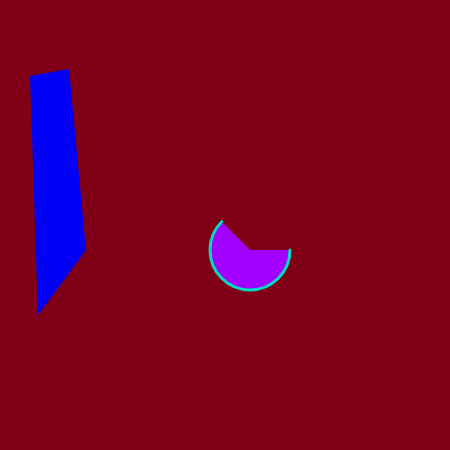
Frame 1 (no input)
Frame 60 (no input): identical to frame 1, image omitted
Frame 120 (the mouse pressed at the canvas centre since frame 60): identical to frame 1, image omitted

The p5.js sketch that drew this single still picture (run headless with seeded random() and noise() and a simulated clock; from frame 60 on, the mouse is pressed at the canvas centre):

// p5.js sketch
// ── sketch.js
function setup() {
  createCanvas(450, 450);
}

function draw() {
  //This fills the background with colour
  background(128,0,23,255);
  //This adds colour in inside the shape
  fill(0,0,245);
  //Sets the color used to draw lines and borders around shapes
  noStroke(0);
  quad(38, 315, 86, 250, 69, 69, 30, 76);
  
  
  fill(162,0,255);
  strokeWeight(3);
  stroke(0,221,192);
  arc(250, 250, 80, 80, 0, PI + QUARTER_PI);
  
}
